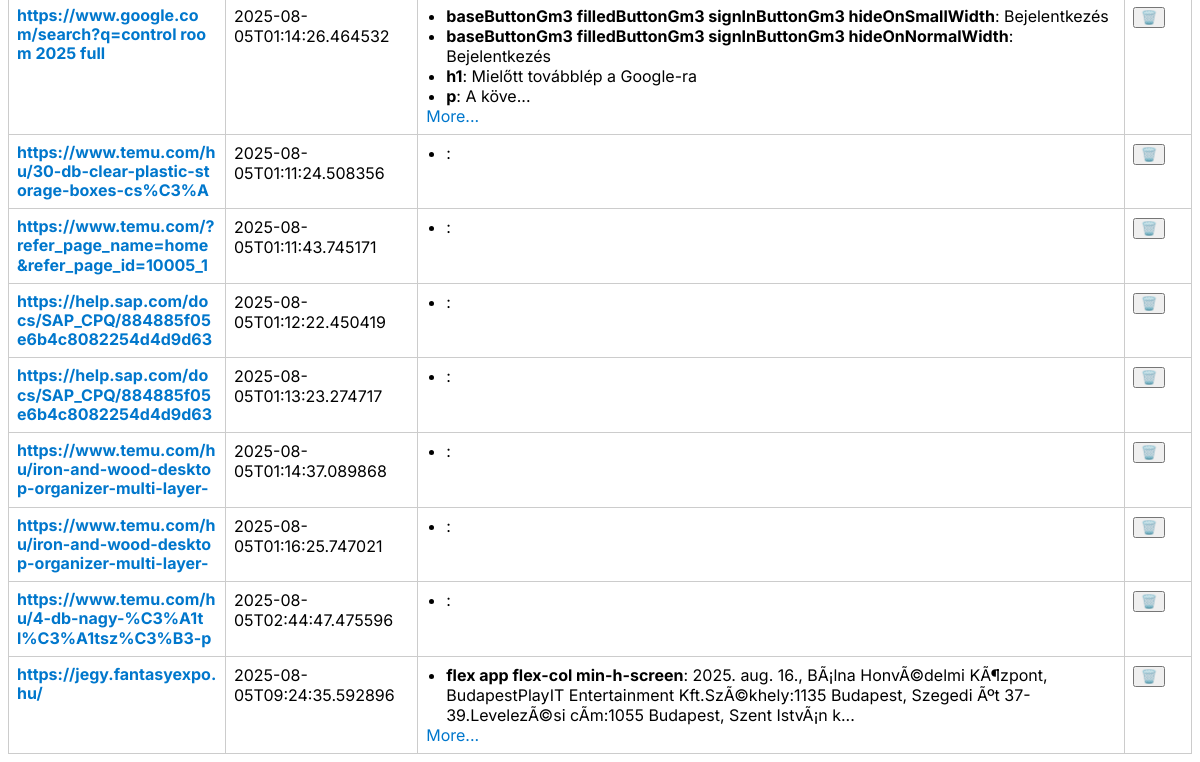
/list (lower part), run on an earlier commit of the app's database.
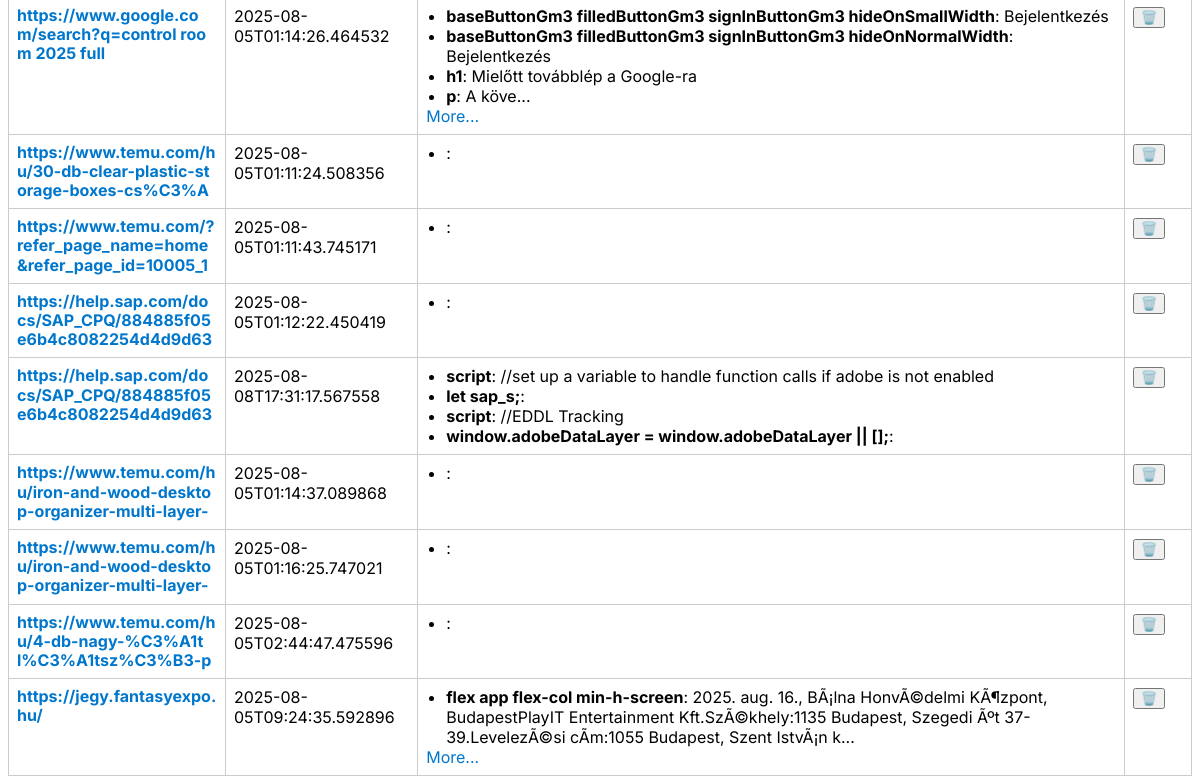
And on a later commit of the database.
### tables this page shows
CREATE TABLE webpages (
                id INTEGER PRIMARY KEY AUTOINCREMENT,
                url TEXT NOT NULL,
                content TEXT,
                created_at TEXT
            );

### app.py (the view)
@app.route("/list")
def list_entries():
    with sqlite3.connect(DB_NAME) as conn:
        debug = conn.execute("SELECT rowid, url FROM webpages_fts").fetchall()
        print(language.get_translation("fts_content"))
        for row in debug:
            print(row)
        print("FTS5 status:")
        debug_rows = conn.execute("SELECT rowid, url FROM webpages_fts").fetchall()
        for row in debug_rows:
            print(row)
    query = request.args.get("q", "").strip()
    print(f"{language.get_translation('query_keyword')} '{query}'")
    with sqlite3.connect(DB_NAME) as conn:
        if query:
            fts_query = f'"{query}*"'
            rows = conn.execute("""
                                SELECT id, url, content, created_at
                                FROM webpages
                                WHERE id IN (SELECT rowid
                                             FROM webpages_fts
                                             WHERE webpages_fts MATCH ?)
                                   OR url LIKE ?
                                """, (fts_query, f"%{query}%")).fetchall()
            print(f"{language.get_translation('found_entry_length')} {len(rows)}")
        else:
            rows = conn.execute("SELECT id, url, content, created_at FROM webpages").fetchall()
    def shorten(text, length=200):
        return text[:length].rstrip() + ("..." if len(text) > length else "")
    entries = []
    for row in rows:
        short = shorten(row[2])
        is_truncated = len(row[2]) > 200
        entries.append((
            row[0],
            highlight(row[1], query),  # URL highlight
            highlight(short, query),  # text shortened, highlighted
            row[3],
            is_truncated
        ))
    return render_template("list.html", entries=entries, query=query)

### app.py (called while the page is built)
@app.context_processor
def inject_language():
    return {
        'language': language,           # the Language instance
        't': language.language_data,    # the raw translations dict for simple access like {{ t.title }}
        'translate': language.get_translation  # helper function: {{ translate('key') }}
    }

def highlight(text, word):
    if not word:
        return text
    pattern = re.compile(re.escape(word), re.IGNORECASE)
    return_value = Markup(pattern.sub(lambda m: f'<mark>{m.group(0)}</mark>', text))
    print(f"Highlighting '{word}' in text: {return_value}")
    return return_value

### modules/language.py (called while the page is built)
    def get_translation(self, key: str):
        try:
            return self.language_data.get(key)
        except KeyError as e:
            print(f"Key {key} not found: {e}")
            return f"ERROR: translation key (\"{key}\") not found!"

### templates/list.html (shortened to what this page needs)
{% extends "base.html" %}
{% block content %}
    {% include "_list_partial.html" %}
{% endblock %}

### templates/_list_partial.html (shortened to what this page needs)
{% if entries %}
    <table id="entriesTable">
        <tbody>
        {% for id, url, content, created_at, is_truncated in entries %}
            <tr>
                <td style="width: 200px;">
                    <a href="/entry/{{ id }}" title="{{ url }}" style="display:block; max-width:100%; line-height:1.2; max-height:3.6em; overflow:hidden; word-break: break-all; overflow-wrap: anywhere;">
                        <strong>{{ url }}</strong>
                    </a>
                </td>
                <td>{{ created_at }}</td>
                <td>
                    <ul style="margin: 0; padding-left: 20px;">
                        {% for line in content.split('\n')[:5] %}
                            {% set parts = line.split(':', 1) %}
                            <li><strong>{{ parts[0] }}</strong>: {{ parts[1] if parts|length > 1 else '' }}</li>
                        {% endfor %}
                    </ul>
                    {% if is_truncated %}
                        <a href="/entry/{{ id }}">More...</a>
                    {% endif %}
                </td>
                <td>
                    <form method="post" action="{{ url_for('delete_entry', entry_id=id) }}" style="display:inline;">
                        <button type="submit" onclick="return confirm('Biztos törölni szeretnéd ezt a bejegyzést?');">🗑️</button>
                    </form>
                </td>
            </tr>
        {% endfor %}
        </tbody>
    </table>
{% else %}
    <p>Még nincs mentett oldal.</p>
{% endif %}

What changed in the data, as far as the page shows it:
changed webpages (number 5 of 9 on the later page): created_at "2025-08-05T01:13:23.274717" → "2025-08-08T17:31:17.567558"
Also different on the page:
new list line: "script : //set up a variable to handle function calls if adobe is not enabled"
new list line: "let sap_s; :"
new list line: "script : //EDDL Tracking"
new list line: "window.adobeDataLayer = window.adobeDataLayer || []; :"
